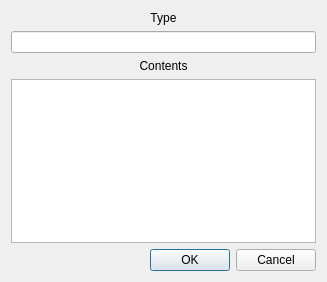
<?xml version="1.0" encoding="UTF-8"?>
<ui version="4.0">
 <class>AddMargin</class>
 <widget class="QWidget" name="AddMargin">
  <property name="geometry">
   <rect>
    <x>0</x>
    <y>0</y>
    <width>327</width>
    <height>282</height>
   </rect>
  </property>
  <property name="windowTitle">
   <string>Form</string>
  </property>
  <layout class="QGridLayout" name="gridLayout">
   <item row="0" column="0">
    <layout class="QVBoxLayout" name="verticalLayout">
     <item>
      <widget class="QLabel" name="label">
       <property name="text">
        <string>Type</string>
       </property>
       <property name="alignment">
        <set>Qt::AlignCenter</set>
       </property>
      </widget>
     </item>
     <item>
      <widget class="QLineEdit" name="lineEdit"/>
     </item>
     <item>
      <widget class="QLabel" name="label_2">
       <property name="text">
        <string>Contents</string>
       </property>
       <property name="alignment">
        <set>Qt::AlignCenter</set>
       </property>
      </widget>
     </item>
     <item>
      <widget class="QPlainTextEdit" name="plainTextEdit"/>
     </item>
     <item>
      <widget class="QDialogButtonBox" name="buttonBox">
       <property name="standardButtons">
        <set>QDialogButtonBox::Cancel|QDialogButtonBox::Ok</set>
       </property>
      </widget>
     </item>
    </layout>
   </item>
  </layout>
 </widget>
 <resources/>
 <connections/>
</ui>
